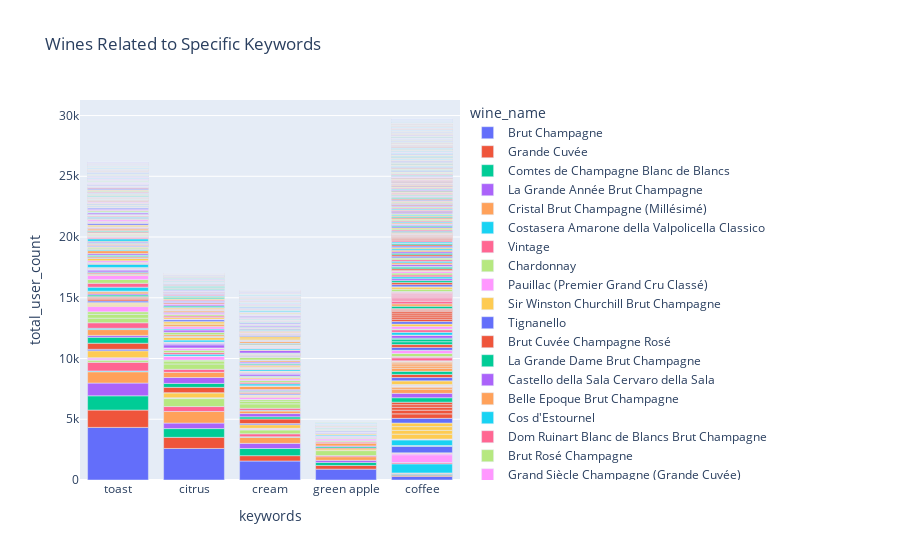

Notebook code for this chart:
### Code cell
df_04 = pd.read_csv("04.csv")
keywords = ["coffee", "toast", "green apple", "cream", "citrus"]
df_04['keywords'] = df_04['keywords'].str.lower()
keywords = [kw.lower() for kw in keywords]
df_04['keywords'] = df_04['keywords'].str.split(', ')
df_04 = df_04.explode('keywords')
df_filtered = df_04[df_04['keywords'].isin(keywords) & (df_04['total_user_count'] >= 10)]
fig_keywords = px.bar(df_filtered, x='keywords', y='total_user_count', color='wine_name', 
                      title='Wines Related to Specific Keywords')
fig_keywords.show()
